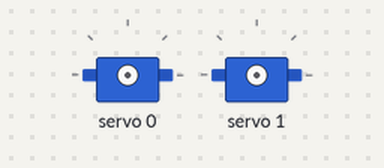
A sketch run on a simulated Arduino Uno, built with avr-gcc and run on an emulated ATmega328P. Shown: 2 × servo. What the sketch prints to the serial monitor is not drawn.

Above: at 0.05 s.
Timing chart, 0 to 6.9 s (numbered marks = the images above):
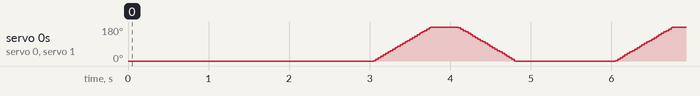

The sketch:

controller.ino
```cpp
#include <ArduinoJson.h>
#include "servo_control.h"

ServoController servos;
bool started = false;
unsigned long lastMoveTime = 0;
const unsigned long MOVE_INTERVAL = 3000; // 3 seconds in milliseconds
int moveCount = 0;
const int MAX_MOVES = 3;

void setup() {
  Serial.begin(115200);
  Wire.begin();
  servos.begin();

  Serial.println("\n=== SERVO TEST MODE ===");
  Serial.println("Faces 1–2 = REAL servos");
  Serial.println("Faces 3–10 = MUX A (print only)");
  Serial.println("Faces 11–20 = MUX B (print only)\n");
}

void processJson(const String &jsonMsg) {
  StaticJsonDocument<128> doc;
  auto err = deserializeJson(doc, jsonMsg);
  if (err) {
    Serial.print("JSON parse error: ");
    Serial.println(err.c_str());
    return;
  }

  String cmd  = doc["cmd"] | "";
  String args = doc["args"] | "";

  if (cmd != "move_servo") {
    Serial.println("Unknown cmd");
    return;
  }

  int comma = args.indexOf(',');
  if (comma < 0) {
    Serial.println("Bad args format, expected 'X,Y'");
    return;
  }

  int f1 = args.substring(0, comma).toInt();
  int f2 = args.substring(comma + 1).toInt();

  Serial.print("Commanded faces: ");
  Serial.print(f1);
  Serial.print(", ");
  Serial.println(f2);

  servos.startMovement(f1, f2);
}

void loop() {
  // Send a JSON command every 3 seconds, max 3 times.
  if (moveCount < MAX_MOVES) {
    unsigned long currentTime = millis();
    if (currentTime - lastMoveTime >= MOVE_INTERVAL) {
      String testJson = R"({"cmd":"move_servo","args":"1,2"})";
      processJson(testJson);
      moveCount++;
      lastMoveTime = currentTime;
    }
  }

  // In real project, call servos.update()
  // and call processJson(...) from your network callbacks.
  servos.update();
}
```

servo_control.cpp
```cpp
#include "servo_control.h"
#include <Arduino.h>
#include <Wire.h>

// Tuned for SunFounder Digital Servo
#define SERVO_MIN 100
#define SERVO_MAX 580

// PCA9685 CHANNELS
#define PWM_SERVO_A 0   // physical servo (face 1)
#define PWM_SERVO_B 1   // physical servo (face 2)
#define PWM_MUX_A   2   // MUX A common
#define PWM_MUX_B   3   // MUX B common (future)

// MUX PINS
#define MUXA_S0 2
#define MUXA_S1 3
#define MUXA_S2 4
#define MUXA_S3 5

#define MUXB_S0 6
#define MUXB_S1 7
#define MUXB_S2 8
#define MUXB_S3 9

ServoController::ServoController()
: pwm(Adafruit_PWMServoDriver(0x40)) { }

void ServoController::begin() {
    // MUX A
    pinMode(MUXA_S0, OUTPUT);
    pinMode(MUXA_S1, OUTPUT);
    pinMode(MUXA_S2, OUTPUT);
    pinMode(MUXA_S3, OUTPUT);

    // MUX B
    pinMode(MUXB_S0, OUTPUT);
    pinMode(MUXB_S1, OUTPUT);
    pinMode(MUXB_S2, OUTPUT);
    pinMode(MUXB_S3, OUTPUT);

    pwm.begin();
    pwm.setPWMFreq(50);
    delay(20);
}

// Map 0–180°
int ServoController::angleToPWM(int angle) {
    angle = constrain(angle, 0, 180);
    int pwmVal = map(angle, 0, 180, SERVO_MIN, SERVO_MAX);
    return pwmVal;
}

// MUX SELECT
void ServoController::selectMuxA(int ch) {
    digitalWrite(MUXA_S0, (ch >> 0) & 1);
    digitalWrite(MUXA_S1, (ch >> 1) & 1);
    digitalWrite(MUXA_S2, (ch >> 2) & 1);
    digitalWrite(MUXA_S3, (ch >> 3) & 1);
}

void ServoController::selectMuxB(int ch) {
    digitalWrite(MUXB_S0, (ch >> 0) & 1);
    digitalWrite(MUXB_S1, (ch >> 1) & 1);
    digitalWrite(MUXB_S2, (ch >> 2) & 1);
    digitalWrite(MUXB_S3, (ch >> 3) & 1);
}

// FACE TO OUTPUT ROUTING
void ServoController::resolveFace(int faceID, OutputType &type, int &outChannel) {
    type = OUT_NONE;
    outChannel = -1;

    // Test board: faces 1–2 = direct servos
    if (faceID == 1) {
        type = OUT_PHYSICAL;
        outChannel = PWM_SERVO_A;
        return;
    }
    if (faceID == 2) {
        type = OUT_PHYSICAL;
        outChannel = PWM_SERVO_B;
        return;
    }

    // Faces 3–10 → MUX A, channels 2–9
    if (faceID >= 3 && faceID <= 10) {
        type = OUT_MUX_A;
        outChannel = faceID - 1;
        return;
    }

    // Faces 11–20 → MUX B, channels 0–9
    if (faceID >= 11 && faceID <= 20) {
        type = OUT_MUX_B;
        outChannel = faceID - 11;
        return;
    }
}

// WRITE ONE FACE
void ServoController::writeOne(OutputType type, int channel, int angle) {
    int pwmVal = angleToPWM(angle);

    switch (type) {
        case OUT_PHYSICAL:
            // channel is PCA9685 output index
            pwm.setPWM(channel, 0, pwmVal);
            break;

        case OUT_MUX_A:
            if (channel >= 0 && channel <= 15) {
                selectMuxA(channel);
                pwm.setPWM(PWM_MUX_A, 0, pwmVal);
            }
            break;

        case OUT_MUX_B:
            if (channel >= 0 && channel <= 15) {
                selectMuxB(channel);
                pwm.setPWM(PWM_MUX_B, 0, pwmVal);
            }
            break;

        default:
            // OUT_NONE → do nothing
            break;
    }
}

// WRITE BOTH FACES (AA / AB / BB)
void ServoController::writeDual(int angle) {
    writeOne(f1Type, f1Channel, angle);
    writeOne(f2Type, f2Channel, angle);
}

// START ONE FULL CYCLE
void ServoController::startMovement(int face1, int face2) {
    f1ID = face1;
    f2ID = face2;

    resolveFace(f1ID, f1Type, f1Channel);
    resolveFace(f2ID, f2Type, f2Channel);

    active = true;
    phase = 0;        // 0 → going up
    stepAngle = 0;    // start at 0°
    lastStep = millis();

    Serial.print("[Movement] Start faces ");
    Serial.print(f1ID);
    Serial.print(", ");
    Serial.println(f2ID);
}

// UPDATE (NON-BLOCKING)
void ServoController::update() {
    if (!active) return;

    unsigned long now = millis();
    if (now - lastStep < (unsigned long)stepIntervalMs) return;
    lastStep = now;

    // Forward phase: 0 → 180
    if (phase == 0) {
        writeDual(stepAngle);

        stepAngle += stepDeg;
        if (stepAngle >= 180) {
            stepAngle = 180;
            phase = 1;
            Serial.println("[Movement] Reverse");
        }
    }
    // Backward phase: 180 → 0
    else if (phase == 1) {
        writeDual(stepAngle);

        stepAngle -= stepDeg;
        if (stepAngle <= 0) {
            stepAngle = 0;
            active = false;
            Serial.println("[Movement] Done");
        }
    }
}
```

servo_control.h
```cpp
#ifndef SERVO_CONTROL_H
#define SERVO_CONTROL_H

#include <Adafruit_PWMServoDriver.h>

enum OutputType {
    OUT_NONE = 0,
    OUT_PHYSICAL,
    OUT_MUX_A,
    OUT_MUX_B
};

class ServoController {
public:
    ServoController();

    void begin();

    // Start one full cycle: 0 → 180 → 0 for two faces
    void startMovement(int face1, int face2);

    // Call this every loop()
    void update();

private:
    Adafruit_PWMServoDriver pwm;

    // movement state
    bool active = false;
    unsigned long lastStep = 0;
    int phase = 0;        // 0 = forward, 1 = backward
    int stepAngle = 0;
    const int stepDeg = 3;          // degrees per step
    const int stepIntervalMs = 15;  // ms per step (~60 fps)

    // face routing
    int f1ID = 1;
    int f2ID = 2;

    OutputType f1Type = OUT_NONE;
    OutputType f2Type = OUT_NONE;

    int f1Channel = -1;   // physical channel or mux channel
    int f2Channel = -1;

    // helpers
    int  angleToPWM(int angle);
    void selectMuxA(int ch);
    void selectMuxB(int ch);
    void resolveFace(int faceID, OutputType &type, int &outChannel);
    void writeOne(OutputType type, int channel, int angle);
    void writeDual(int angle);
};

#endif
```
